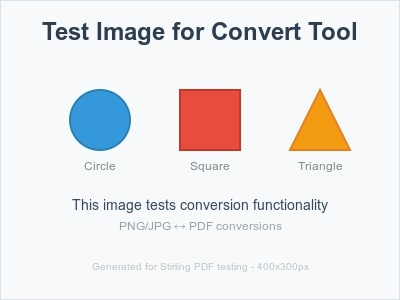
#> input picture frontend/editor/src/core/tests/test-fixtures/sample.jpg, 400 x 300 px
$ python split_photos.py ../../../../../../../frontend/editor/src/core/tests/test-fixtures/sample.jpg out
#> lines starting #> are read from the running program, lines starting #| are printed output that depends on the picture; after the words box and inside, x2 and y2 are one past the last pixel; in counts of white or black regions, pixels touching at a corner belong together
import argparse
import os

import cv2
import numpy as np


def find_photo_boundaries(image, background_color, tolerance=30, min_area=10000, min_contour_area=500):
    mask = cv2.inRange(image, background_color - tolerance, background_color + tolerance)
    mask = cv2.bitwise_not(mask)
    kernel = np.ones((5, 5), np.uint8)
    mask = cv2.dilate(mask, kernel, iterations=2)
    contours, _ = cv2.findContours(mask, cv2.RETR_EXTERNAL, cv2.CHAIN_APPROX_SIMPLE)

    photo_boundaries = []
    for contour in contours:
        x, y, w, h = cv2.boundingRect(contour)
        area = w * h
        contour_area = cv2.contourArea(contour)
        if area >= min_area and contour_area >= min_contour_area:
            photo_boundaries.append((x, y, w, h))

    return photo_boundaries


def estimate_background_color(image, sample_points=5):
    h, w, _ = image.shape
    points = [
        (0, 0),
        (w - 1, 0),
        (w - 1, h - 1),
        (0, h - 1),
        (w // 2, h // 2),
    ]

    colors = []
    for x, y in points:
        colors.append(image[y, x])

    return np.median(colors, axis=0)


def auto_rotate(image, angle_threshold=1):
    gray = cv2.cvtColor(image, cv2.COLOR_BGR2GRAY)
    edges = cv2.Canny(gray, 50, 150, apertureSize=3)
    lines = cv2.HoughLines(edges, 1, np.pi / 180, 200)

    if lines is None:
        return image

    # compute the median angle of the lines
    angles = []
    for rho, theta in lines[:, 0]:
        angles.append((theta * 180) / np.pi - 90)

    angle = np.median(angles)

    if abs(angle) < angle_threshold:
        return image

    (h, w) = image.shape[:2]
    center = (w // 2, h // 2)
    M = cv2.getRotationMatrix2D(center, angle, 1.0)
    return cv2.warpAffine(image, M, (w, h), flags=cv2.INTER_CUBIC, borderMode=cv2.BORDER_REPLICATE)


def crop_borders(image, border_color, tolerance=30):
    mask = cv2.inRange(image, border_color - tolerance, border_color + tolerance)

    contours, _ = cv2.findContours(mask, cv2.RETR_EXTERNAL, cv2.CHAIN_APPROX_SIMPLE)
    if len(contours) == 0:
        return image

    largest_contour = max(contours, key=cv2.contourArea)
    x, y, w, h = cv2.boundingRect(largest_contour)

    return image[y : y + h, x : x + w]


def split_photos(
    input_file,
    output_directory,
    tolerance=30,
    min_area=10000,
    min_contour_area=500,
    angle_threshold=10,
    border_size=0,
):
#> called with output_directory = 'out', tolerance = 30, min_area = 10000, min_contour_area = 500, angle_threshold = 10, border_size = 0
    image = cv2.imread(input_file)
#> image is the input picture: shape (300, 400, 3); mean B, G, R 235, 234, 236.2
    background_color = estimate_background_color(image)
#> after the loop in estimate_background_color, `for x, y in points:`: colors = [[226, 222, 217], [226, 222, 217], [224, 221, 217], [224, 221, 217], [64, 74, 152]]
#> background_color = [224, 221, 217]

    # Add a constant border around the image
    image = cv2.copyMakeBorder(
        image,
        border_size,
        border_size,
        border_size,
        border_size,
        cv2.BORDER_CONSTANT,
        value=background_color,
    )

    photo_boundaries = find_photo_boundaries(image, background_color, tolerance)
#> in find_photo_boundaries, `mask = cv2.inRange(image, background_color - tolerance, background_col..`:
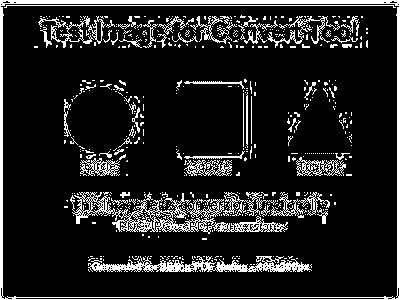
#> mask: shape (300, 400); 13.1% white; 539 white regions (479 under 20 px), largest, box (x1, y1, x2, y2) and area: (0, 0, 400, 300) 4144, (70, 192, 288, 234) 2389, (88, 256, 312, 272) 1653
#> in find_photo_boundaries, `mask = cv2.dilate(mask, kernel, iterations=2)`: mask: shape (300, 400); every value is 255
#> in find_photo_boundaries, `contours, _ = cv2.findContours(mask, cv2.RETR_EXTERNAL, cv2.CHAIN_APPR..`: contours = [[[0, 0], [0, 299], [399, 299], [399, 0]]]
#> the loop in find_photo_boundaries, `for contour in contours:` made 1 pass
#> (contour, x, y, w, h, area, contour_area) on pass 1: ([[0, 0], [0, 299], [399, 299], [399, 0]], 0, 0, 400, 300, 120000, 119301)
#> after the loop in find_photo_boundaries, `for contour in contours:`: photo_boundaries = [(0, 0, 400, 300)]
#> photo_boundaries = [(0, 0, 400, 300)]

    if not os.path.exists(output_directory):
        os.makedirs(output_directory)

    # Get the input file's base name without the extension
    input_file_basename = os.path.splitext(os.path.basename(input_file))[0]

    for idx, (x, y, w, h) in enumerate(photo_boundaries):
        cropped_image = image[y : y + h, x : x + w]
        cropped_image = auto_rotate(cropped_image, angle_threshold)

        # Remove the added border, but ensure we don't create an empty image
        if border_size > 0 and cropped_image.shape[0] > 2 * border_size and cropped_image.shape[1] > 2 * border_size:
            cropped_image = cropped_image[border_size:-border_size, border_size:-border_size]

        # Check if the cropped image is valid before saving
        if cropped_image.size == 0 or cropped_image.shape[0] == 0 or cropped_image.shape[1] == 0:
            print(f"Warning: Skipping empty image for region {idx + 1}")
            continue

        output_path = os.path.join(output_directory, f"{input_file_basename}_{idx + 1}.png")
        cv2.imwrite(output_path, cropped_image)
        print(f"Saved {output_path}")
#> this loop made 1 pass
#| Saved out/sample_1.png
#> pass 1, in auto_rotate, `gray = cv2.cvtColor(image, cv2.COLOR_BGR2GRAY)`:
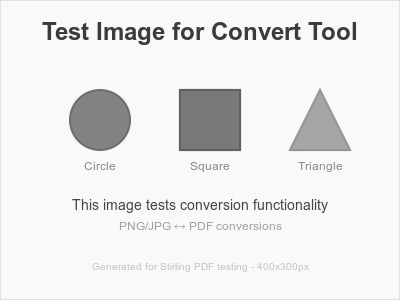
#> gray: shape (300, 400); min 41, max 255, mean 234.8
#> pass 1, in auto_rotate, `edges = cv2.Canny(gray, 50, 150, apertureSize=3)`:
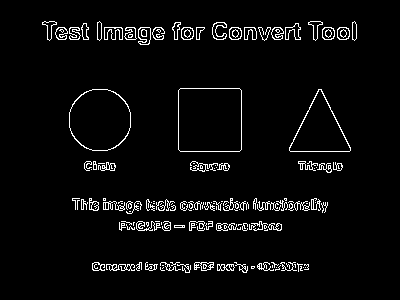
#> edges: shape (300, 400); 4.2% white in thin lines or dots, all inside (x1, y1, x2, y2) = (42, 21, 357, 273)


if __name__ == "__main__":
    parser = argparse.ArgumentParser(description="Split photos in an image")
    parser.add_argument("input_file", help="The input scanned image containing multiple photos.")
    parser.add_argument(
        "output_directory",
        help="The directory where the result images should be placed.",
    )
    parser.add_argument(
        "--tolerance",
        type=int,
        default=30,
        help="Determines the range of color variation around the estimated background color (default: 30).",
    )
    parser.add_argument(
        "--min_area",
        type=int,
        default=10000,
        help="Sets the minimum area threshold for a photo (default: 10000).",
    )
    parser.add_argument(
        "--min_contour_area",
        type=int,
        default=500,
        help="Sets the minimum contour area threshold for a photo (default: 500).",
    )
    parser.add_argument(
        "--angle_threshold",
        type=int,
        default=10,
        help="Sets the minimum absolute angle required for the image to be rotated (default: 10).",
    )
    parser.add_argument(
        "--border_size",
        type=int,
        default=0,
        help="Sets the size of the border added and removed to prevent white borders in the output (default: 0).",
    )

    args = parser.parse_args()

    split_photos(
        args.input_file,
        args.output_directory,
        tolerance=args.tolerance,
        min_area=args.min_area,
        min_contour_area=args.min_contour_area,
        angle_threshold=args.angle_threshold,
        border_size=args.border_size,
    )
